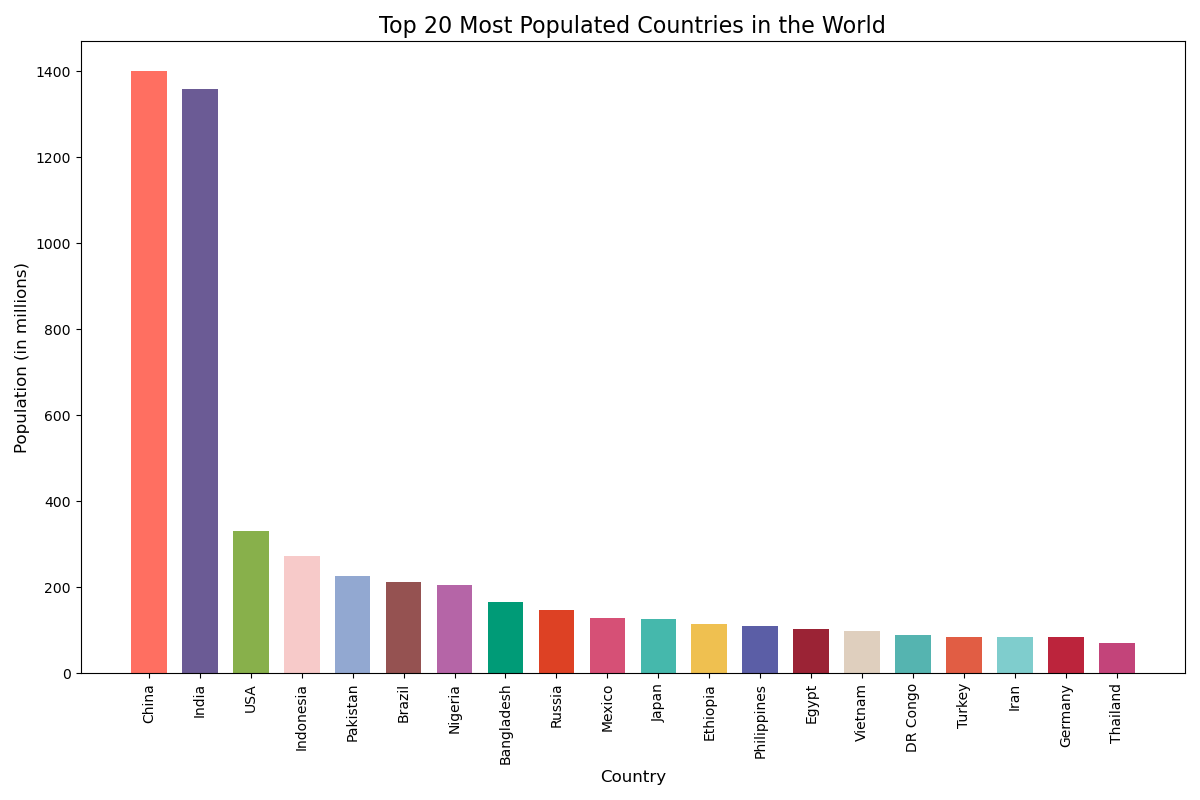

Generate this figure with Python:

import matplotlib.pyplot as plt

# Data to plot
countries = ['China', 'India', 'USA', 'Indonesia', 'Pakistan', 'Brazil', 'Nigeria', 'Bangladesh', 'Russia', 'Mexico', 
             'Japan', 'Ethiopia', 'Philippines', 'Egypt', 'Vietnam', 'DR Congo', 'Turkey', 'Iran', 'Germany', 'Thailand']
populations = [1400, 1360, 331, 273, 225, 213, 206, 166, 146, 128, 126, 114, 109, 102, 97, 89, 85, 83, 83, 70]

# Plot a vertical bar chart
plt.figure(figsize=(12, 8))  # Width and height of the chart
plt.bar(x=countries, height=populations, color=[
    '#FF6F61', '#6B5B95', '#88B04B', '#F7CAC9', 
    '#92A8D1', '#955251', '#B565A7', '#009B77', 
    '#DD4124', '#D65076', '#45B8AC', '#EFC050', 
    '#5B5EA6', '#9B2335', '#DFCFBE', '#55B4B0', 
    '#E15D44', '#7FCDCD', '#BC243C', '#C3447A'], 
    width=0.7)  # Band width of the bars

# Set the title and labels
plt.title('Top 20 Most Populated Countries in the World', fontsize=16)
plt.ylabel('Population (in millions)', fontsize=12)
plt.xlabel('Country', fontsize=12)
plt.xticks(rotation=90)

# Display the chart
plt.tight_layout()  # Adjust the padding between and around subplots.
plt.show()
